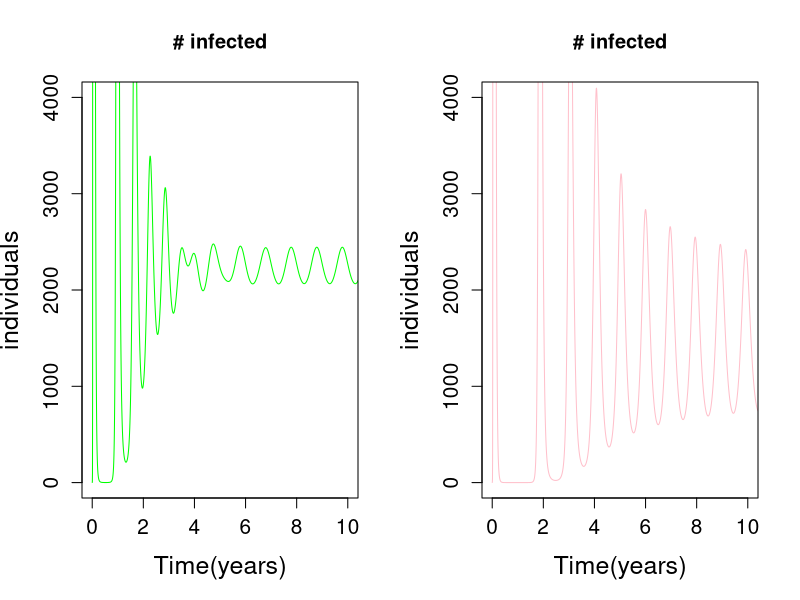

Here is the R script that generated this plot:
#Dushoff et al. deterministic model
library(deSolve)

flu_parms  <- c(n=500000, #population size
               L=4, #duration of immunity (years)
               D=0.02, #mean infectious period (years)
               B0=500, #contacts per year
               B1=0.02 #scaler 
)

flu_parms_too  <- c(n=500000, #population size
                L=8, #duration of immunity (years)
                D=0.025, #mean infectious period (years)
                B0=400, #contacts per year
                B1=0.02 #scaler 
)


#contact rate fuction
beta_t  <- function(tx, B_0, B_1){
    B_0*(1+B_1*cos(2*pi*tx))
}

MAXTIME  <- 100
TIMESTEP  <- 0.005

#SIRS fuction

flu_sirs  <- function(t,y,flu_parms){
  with(c(as.list(y),flu_parms),{
    
    dS_dt <- (n-S-I)/L-beta_t(t,B0,B1)*I*S/n
    dI_dt <- beta_t(t,B0,B1)*I*S/n-I/D
    list(c(dS_dt,dI_dt))
  })
}  
flu_sirs_too  <- function(t,y,flu_parms_too){
    with(c(as.list(y),flu_parms_too),{
      
      dS_dt <- (n-S-I)/L-beta_t(t,B0,B1)*I*S/n
      dI_dt <- beta_t(t,B0,B1)*I*S/n-I/D
      list(c(dS_dt,dI_dt))
    })
}
#setting run time (time series)
rt  <- data.frame(lsoda(c(S=499999,I=1),seq(0,MAXTIME,TIMESTEP),flu_sirs,flu_parms))
rt2  <- data.frame(lsoda(c(S=499999,I=1),seq(0,MAXTIME,TIMESTEP),flu_sirs_too,flu_parms_too))
par(mfrow=c(1,2))
plot(rt$time,rt$I,type="l",xlim=c(0,10), ylim=c(0,4000), main="# infected", xlab="Time(years)", 
     ylab="individuals", cex.lab=1.5, cex.axis=1.25, col="green")

plot(rt2$time,rt2$I,type="l",xlim=c(0,10), ylim=c(0,4000), main="# infected", xlab="Time(years)", 
     ylab="individuals", cex.lab=1.5, cex.axis=1.25, col="pink")
